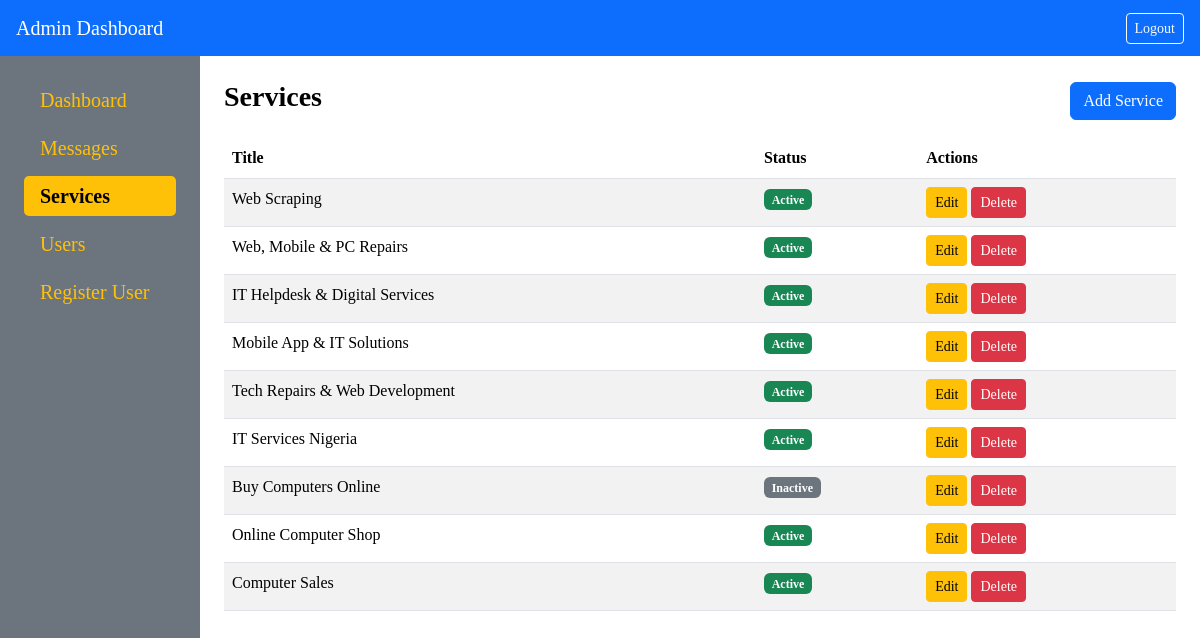
/services/ (signed in), run on the app's committed database.
### dashboard/models.py (models this page shows, shortened)
class Service(models.Model):
    title = models.CharField(max_length=100)
    description = models.TextField()
    image = models.ImageField(upload_to='services/', null=True, blank=True)
    is_active = models.BooleanField(default=True)
    created_at = models.DateTimeField(auto_now_add=True)

### dashboard/views.py (the view)
# urls.py: path('services/', service_list, name='service_list'),
@login_required
def service_list(request):
    services = Service.objects.order_by('-created_at')
    return render(request, 'dashboard/service_list.html', {'services': services})

### dashboard/templates/dashboard/service_list.html (shortened to what this page needs)
{% extends 'base.html' %}
{% block content %}
<div class="d-flex justify-content-between align-items-center">
    <h3><strong>Services</strong></h3>
    <a href="{% url 'service_create' %}" class="btn btn-primary">Add Service</a>
</div>
<table class="table table-striped mt-3">
    <thead>
        <tr>
            <th>Title</th>
            <th>Status</th>
            <th>Actions</th>
        </tr>
    </thead>
    <tbody>
        {% for service in services %}
        <tr>
            <td>{{ service.title }}</td>
            <td>
                {% if service.is_active %}
                    <span class="badge bg-success">Active</span>
                {% else %}
                    <span class="badge bg-secondary">Inactive</span>
                {% endif %}
            </td>
            <td>
                <a href="{% url 'service_edit' service.pk %}" class="btn btn-sm btn-warning">Edit</a>
                <a href="{% url 'service_delete' service.pk %}" class="btn btn-sm btn-danger"
                   onclick="return confirm('Delete this service?')">Delete</a>
            </td>
        </tr>
        {% empty %}
        <tr>
            <td colspan="3" class="text-center">No services found.</td>
        </tr>
        {% endfor %}
    </tbody>
</table>
{% endblock %}

### templates/base.html (style rules this page uses)
body { font-family: 'Roboto, Arial, sans-serif'; margin: 0; background: var(--light); color: var(--dark); }

### data on the page
Service: title "Web Scraping", is_active "Active"
Service: title "Web, Mobile & PC Repairs", is_active "Active"
Service: title "IT Helpdesk & Digital Services", is_active "Active"
Service: title "Mobile App & IT Solutions", is_active "Active"
Service: title "Tech Repairs & Web Development", is_active "Active"
Service: title "IT Services Nigeria", is_active "Active"
Service: title "Buy Computers Online", is_active "Inactive"
Service: title "Online Computer Shop", is_active "Active"
Service: title "Computer Sales", is_active "Active"
